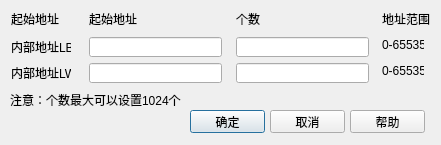
<?xml version="1.0" encoding="UTF-8"?>
<ui version="4.0">
 <class>PowerProtectDlg</class>
 <widget class="QDialog" name="PowerProtectDlg">
  <property name="geometry">
   <rect>
    <x>0</x>
    <y>0</y>
    <width>441</width>
    <height>145</height>
   </rect>
  </property>
  <property name="windowTitle">
   <string>Dialog</string>
  </property>
  <widget class="QLabel" name="label_9">
   <property name="geometry">
    <rect>
     <x>10</x>
     <y>90</y>
     <width>421</width>
     <height>20</height>
    </rect>
   </property>
   <property name="text">
    <string>注意：个数最大可以设置1024个</string>
   </property>
  </widget>
  <widget class="QPushButton" name="btn_ok">
   <property name="geometry">
    <rect>
     <x>190</x>
     <y>110</y>
     <width>75</width>
     <height>23</height>
    </rect>
   </property>
   <property name="text">
    <string>确定</string>
   </property>
  </widget>
  <widget class="QPushButton" name="btn_help">
   <property name="geometry">
    <rect>
     <x>350</x>
     <y>110</y>
     <width>75</width>
     <height>23</height>
    </rect>
   </property>
   <property name="text">
    <string>帮助</string>
   </property>
  </widget>
  <widget class="QPushButton" name="btn_cancel">
   <property name="geometry">
    <rect>
     <x>270</x>
     <y>110</y>
     <width>75</width>
     <height>23</height>
    </rect>
   </property>
   <property name="text">
    <string>取消</string>
   </property>
  </widget>
  <widget class="QLineEdit" name="edit_lb">
   <property name="geometry">
    <rect>
     <x>89</x>
     <y>37</y>
     <width>133</width>
     <height>20</height>
    </rect>
   </property>
  </widget>
  <widget class="QLineEdit" name="edit_length_lb">
   <property name="geometry">
    <rect>
     <x>236</x>
     <y>37</y>
     <width>133</width>
     <height>20</height>
    </rect>
   </property>
  </widget>
  <widget class="QLabel" name="label_4">
   <property name="geometry">
    <rect>
     <x>11</x>
     <y>39</y>
     <width>60</width>
     <height>16</height>
    </rect>
   </property>
   <property name="text">
    <string>内部地址LB</string>
   </property>
  </widget>
  <widget class="QLineEdit" name="edit_lw">
   <property name="geometry">
    <rect>
     <x>89</x>
     <y>63</y>
     <width>133</width>
     <height>20</height>
    </rect>
   </property>
  </widget>
  <widget class="QLabel" name="label_6">
   <property name="geometry">
    <rect>
     <x>382</x>
     <y>37</y>
     <width>42</width>
     <height>16</height>
    </rect>
   </property>
   <property name="text">
    <string>0-65535</string>
   </property>
  </widget>
  <widget class="QLabel" name="label">
   <property name="geometry">
    <rect>
     <x>89</x>
     <y>11</y>
     <width>48</width>
     <height>16</height>
    </rect>
   </property>
   <property name="text">
    <string>起始地址</string>
   </property>
  </widget>
  <widget class="QLabel" name="label_2">
   <property name="geometry">
    <rect>
     <x>236</x>
     <y>11</y>
     <width>24</width>
     <height>16</height>
    </rect>
   </property>
   <property name="text">
    <string>个数</string>
   </property>
  </widget>
  <widget class="QLabel" name="label_8">
   <property name="geometry">
    <rect>
     <x>11</x>
     <y>11</y>
     <width>72</width>
     <height>16</height>
    </rect>
   </property>
   <property name="text">
    <string>起始地址    </string>
   </property>
  </widget>
  <widget class="QLabel" name="label_5">
   <property name="geometry">
    <rect>
     <x>11</x>
     <y>65</y>
     <width>60</width>
     <height>16</height>
    </rect>
   </property>
   <property name="text">
    <string>内部地址LW</string>
   </property>
  </widget>
  <widget class="QLabel" name="label_7">
   <property name="geometry">
    <rect>
     <x>382</x>
     <y>63</y>
     <width>42</width>
     <height>16</height>
    </rect>
   </property>
   <property name="text">
    <string>0-65535</string>
   </property>
  </widget>
  <widget class="QLineEdit" name="edit_length_lw">
   <property name="geometry">
    <rect>
     <x>236</x>
     <y>63</y>
     <width>133</width>
     <height>20</height>
    </rect>
   </property>
  </widget>
  <widget class="QLabel" name="label_3">
   <property name="geometry">
    <rect>
     <x>382</x>
     <y>11</y>
     <width>48</width>
     <height>16</height>
    </rect>
   </property>
   <property name="text">
    <string>地址范围</string>
   </property>
  </widget>
 </widget>
 <resources/>
 <connections/>
</ui>
